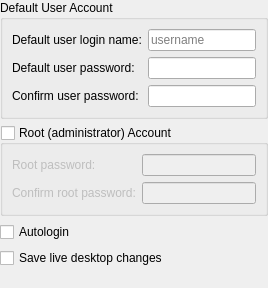
         <widget class="QWidget" name="pageUserAccounts">
          <layout class="QGridLayout">
           <property name="leftMargin">
            <number>0</number>
           </property>
           <property name="topMargin">
            <number>0</number>
           </property>
           <property name="rightMargin">
            <number>0</number>
           </property>
           <property name="bottomMargin">
            <number>0</number>
           </property>
           <item row="4" column="0">
            <spacer>
             <property name="orientation">
              <enum>Qt::Vertical</enum>
             </property>
             <property name="sizeHint" stdset="0">
              <size>
               <width>0</width>
               <height>0</height>
              </size>
             </property>
            </spacer>
           </item>
           <item row="0" column="0">
            <widget class="QGroupBox" name="boxUserAccount">
             <property name="sizePolicy">
              <sizepolicy hsizetype="MinimumExpanding" vsizetype="Minimum">
               <horstretch>0</horstretch>
               <verstretch>0</verstretch>
              </sizepolicy>
             </property>
             <property name="title">
              <string>Default User Account</string>
             </property>
             <layout class="QFormLayout">
              <item row="0" column="0">
               <widget class="QLabel" name="labelUserName">
                <property name="sizePolicy">
                 <sizepolicy hsizetype="MinimumExpanding" vsizetype="Minimum">
                  <horstretch>0</horstretch>
                  <verstretch>0</verstretch>
                 </sizepolicy>
                </property>
                <property name="text">
                 <string>Default user login name:</string>
                </property>
                <property name="wordWrap">
                 <bool>false</bool>
                </property>
               </widget>
              </item>
              <item row="0" column="1">
               <widget class="QLineEdit" name="textUserName">
                <property name="sizePolicy">
                 <sizepolicy hsizetype="MinimumExpanding" vsizetype="Minimum">
                  <horstretch>0</horstretch>
                  <verstretch>0</verstretch>
                 </sizepolicy>
                </property>
                <property name="placeholderText">
                 <string>username</string>
                </property>
               </widget>
              </item>
              <item row="1" column="0">
               <widget class="QLabel" name="labelUserPass">
                <property name="sizePolicy">
                 <sizepolicy hsizetype="MinimumExpanding" vsizetype="Minimum">
                  <horstretch>0</horstretch>
                  <verstretch>0</verstretch>
                 </sizepolicy>
                </property>
                <property name="text">
                 <string>Default user password:</string>
                </property>
               </widget>
              </item>
              <item row="1" column="1">
               <widget class="QLineEdit" name="textUserPass">
                <property name="sizePolicy">
                 <sizepolicy hsizetype="MinimumExpanding" vsizetype="Minimum">
                  <horstretch>0</horstretch>
                  <verstretch>0</verstretch>
                 </sizepolicy>
                </property>
                <property name="echoMode">
                 <enum>QLineEdit::Password</enum>
                </property>
               </widget>
              </item>
              <item row="2" column="0">
               <widget class="QLabel" name="labelUserPass2">
                <property name="sizePolicy">
                 <sizepolicy hsizetype="MinimumExpanding" vsizetype="Minimum">
                  <horstretch>0</horstretch>
                  <verstretch>0</verstretch>
                 </sizepolicy>
                </property>
                <property name="text">
                 <string>Confirm user password:</string>
                </property>
               </widget>
              </item>
              <item row="2" column="1">
               <widget class="QLineEdit" name="textUserPass2">
                <property name="sizePolicy">
                 <sizepolicy hsizetype="MinimumExpanding" vsizetype="Minimum">
                  <horstretch>0</horstretch>
                  <verstretch>0</verstretch>
                 </sizepolicy>
                </property>
                <property name="echoMode">
                 <enum>QLineEdit::Password</enum>
                </property>
               </widget>
              </item>
             </layout>
            </widget>
           </item>
           <item row="1" column="0">
            <widget class="QGroupBox" name="boxRootAccount">
             <property name="sizePolicy">
              <sizepolicy hsizetype="MinimumExpanding" vsizetype="Minimum">
               <horstretch>0</horstretch>
               <verstretch>0</verstretch>
              </sizepolicy>
             </property>
             <property name="title">
              <string>Root (administrator) Account</string>
             </property>
             <property name="checkable">
              <bool>true</bool>
             </property>
             <property name="checked">
              <bool>false</bool>
             </property>
             <layout class="QFormLayout">
              <item row="0" column="0">
               <widget class="QLabel" name="labelRootPass">
                <property name="sizePolicy">
                 <sizepolicy hsizetype="MinimumExpanding" vsizetype="Minimum">
                  <horstretch>0</horstretch>
                  <verstretch>0</verstretch>
                 </sizepolicy>
                </property>
                <property name="text">
                 <string>Root password:</string>
                </property>
               </widget>
              </item>
              <item row="0" column="1">
               <widget class="QLineEdit" name="textRootPass">
                <property name="sizePolicy">
                 <sizepolicy hsizetype="MinimumExpanding" vsizetype="Minimum">
                  <horstretch>0</horstretch>
                  <verstretch>0</verstretch>
                 </sizepolicy>
                </property>
                <property name="echoMode">
                 <enum>QLineEdit::Password</enum>
                </property>
               </widget>
              </item>
              <item row="1" column="0">
               <widget class="QLabel" name="labelRootPass2">
                <property name="sizePolicy">
                 <sizepolicy hsizetype="MinimumExpanding" vsizetype="Minimum">
                  <horstretch>0</horstretch>
                  <verstretch>0</verstretch>
                 </sizepolicy>
                </property>
                <property name="text">
                 <string>Confirm root password:</string>
                </property>
               </widget>
              </item>
              <item row="1" column="1">
               <widget class="QLineEdit" name="textRootPass2">
                <property name="sizePolicy">
                 <sizepolicy hsizetype="MinimumExpanding" vsizetype="Minimum">
                  <horstretch>0</horstretch>
                  <verstretch>0</verstretch>
                 </sizepolicy>
                </property>
                <property name="echoMode">
                 <enum>QLineEdit::Password</enum>
                </property>
               </widget>
              </item>
             </layout>
            </widget>
           </item>
           <item row="5" column="0">
            <widget class="QCheckBox" name="checkSaveDesktop">
             <property name="sizePolicy">
              <sizepolicy hsizetype="MinimumExpanding" vsizetype="Minimum">
               <horstretch>0</horstretch>
               <verstretch>0</verstretch>
              </sizepolicy>
             </property>
             <property name="cursor">
              <cursorShape>PointingHandCursor</cursorShape>
             </property>
             <property name="toolTip">
              <string>Desktop modifications made in the live environment will be carried over to the installed OS</string>
             </property>
             <property name="text">
              <string>Save live desktop changes</string>
             </property>
            </widget>
           </item>
           <item row="3" column="0">
            <widget class="QCheckBox" name="checkAutoLogin">
             <property name="sizePolicy">
              <sizepolicy hsizetype="MinimumExpanding" vsizetype="Minimum">
               <horstretch>0</horstretch>
               <verstretch>0</verstretch>
              </sizepolicy>
             </property>
             <property name="cursor">
              <cursorShape>PointingHandCursor</cursorShape>
             </property>
             <property name="text">
              <string>Autologin</string>
             </property>
            </widget>
           </item>
           <item row="6" column="0">
            <spacer name="horizontalSpacer_6">
             <property name="orientation">
              <enum>Qt::Horizontal</enum>
             </property>
             <property name="sizeHint" stdset="0">
              <size>
               <width>40</width>
               <height>20</height>
              </size>
             </property>
            </spacer>
           </item>
          </layout>
         </widget>
